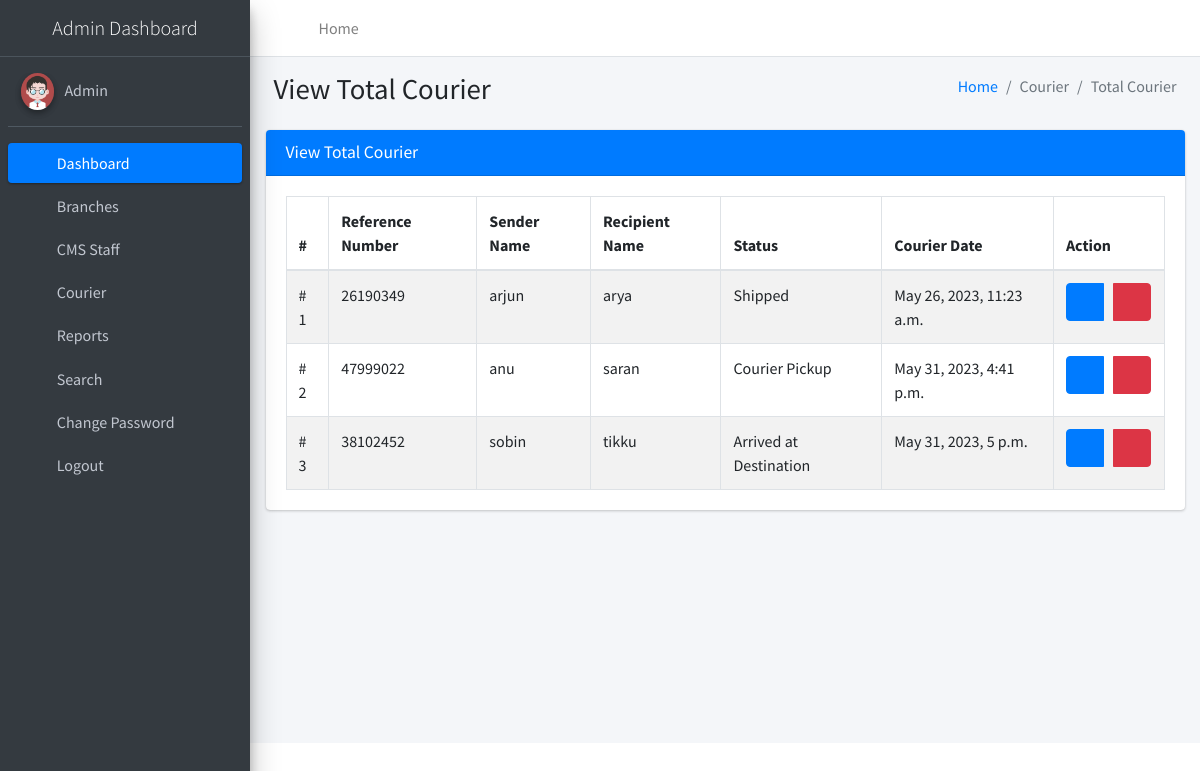
Screenshot of /totalCourier (signed in) with the database file from the repository.
### courier/models.py (models this page shows, shortened)
class Courier(models.Model):
    RefNumber = models.CharField(max_length=100, null=True)
    SenderBranch = models.ForeignKey(Branch, on_delete=models.CASCADE, null=True)
    SenderName = models.CharField(max_length=250, null=True)
    SenderContactnumber = models.CharField(max_length=12, null=True)
    SenderAddress = models.CharField(max_length=250, null=True)
    SenderCity = models.CharField(max_length=150, null=True)
    SenderState = models.CharField(max_length=150, null=True)
    SenderPincode = models.CharField(max_length=6, null=True)
    SenderCountry = models.CharField(max_length=250, null=True)
    RecipientName = models.CharField(max_length=250, null=True)
    RecipientContactnumber = models.CharField(max_length=12, null=True)
    RecipientAddress = models.CharField(max_length=250, null=True)
    RecipientCity = models.CharField(max_length=150, null=True)
    RecipientState = models.CharField(max_length=150, null=True)
    RecipientPincode = models.CharField(max_length=6, null=True)
    RecipientCountry = models.CharField(max_length=150, null=True)
    CourierDes = models.CharField(max_length=250, null=True)
    ParcelWeight = models.CharField(max_length=150, null=True)
    ParcelDimensionlen = models.CharField(max_length=150, null=True)
    ParcelDimensionwidth = models.CharField(max_length=150, null=True)
    ParcelDimensionheight = models.CharField(max_length=150, null=True)
    ParcelPrice = models.CharField(max_length=150, null=True)
    Status = models.CharField(max_length=100, null=True)
    CourierDate = models.DateTimeField(auto_now_add=True)

### courier/views.py (the view)
# urls.py: path('totalCourier', totalCourier, name='totalCourier'),
def totalCourier(request):
    if not request.user.is_authenticated:
        return redirect('admin_login')
    courier = Courier.objects.all()
    return render(request, 'admin/totalCourier.html', locals())

### courier/templates/admin/totalCourier.html
{% extends 'adminNavbar.html' %}
{% block main %}
{% load static %}
<section class="content">
    <div class="content-header">
        <div class="container-fluid">
            <div class="row mb-2">
                <div class="col-sm-6">
                    <h1 class="m-0">View Total Courier</h1>
                </div>
                <div class="col-sm-6">
                    <ol class="breadcrumb float-sm-right">
                        <li class="breadcrumb-item"><a href="{% url 'dashboard' %}">Home</a></li>
                        <li class="breadcrumb-item active">Courier</li>
                        <li class="breadcrumb-item active">Total Courier</li>
                    </ol>
                </div>
            </div>
        </div>
    </div>
    <div class="container-fluid">
        <div class="row">
            <div class="col-md-12">
                <div class="card card-primary">
                    <div class="card-header">
                        <h3 class="card-title">View Total Courier</h3>
                    </div>
                    <div class="card-body">
                        <table id="example1" class="table table-bordered table-striped">
                            <thead>
                            <tr>
                                <th>#</th>
                                <th>Reference Number</th>
                                <th>Sender Name</th>
                                <th>Recipient Name</th>
                                <th>Status</th>
                                <th>Courier Date</th>
                                <th>Action</th>
                            </tr>
                            </thead>
                            <tbody>
                            {% for i in courier %}
                            <tr>
                                <td># {{forloop.counter}}</td>
                                <td>{{i.RefNumber}}</td>
                                <td>{{i.SenderName}}</td>
                                <td>{{i.RecipientName}}</td>
                                {% if not i.Status %}
                                <td>Not Updated Yet</td>
                                {% else %}
                                <td>{{i.Status}}</td>
                                {% endif %}
                                <td>{{i.CourierDate}}</td>
                                <td>
                                    <div class="btn-group">
                                        <a class="btn btn-primary" href="{% url 'viewCourierDetails' i.id %}"><i class="fa fa-eye"></i></a>  &nbsp;&nbsp;&nbsp; <a class="btn btn-danger"
												onclick="return confirm('Are you sure to Delete ?')"
												href="{% url 'deleteCourier' i.id %}"><i
												class="fa fa-trash-alt"></i></a>
                                    </div>
                                </td>
                            </tr>
                            {% endfor %}
                            </tbody>
                        </table>
                    </div>
                </div>
            </div>
        </div>
    </div>
</section>
{% endblock %}

### rows the page displays
Courier: RefNumber "26190349", SenderName "arjun", RecipientName "arya", Status "Shipped", CourierDate "May 26, 2023, 11:23 a.m."
Courier: RefNumber "47999022", SenderName "anu", RecipientName "saran", Status "Courier Pickup", CourierDate "May 31, 2023, 4:41 p.m."
Courier: RefNumber "38102452", SenderName "sobin", RecipientName "tikku", Status "Arrived at Destination", CourierDate "May 31, 2023, 5 p.m."
